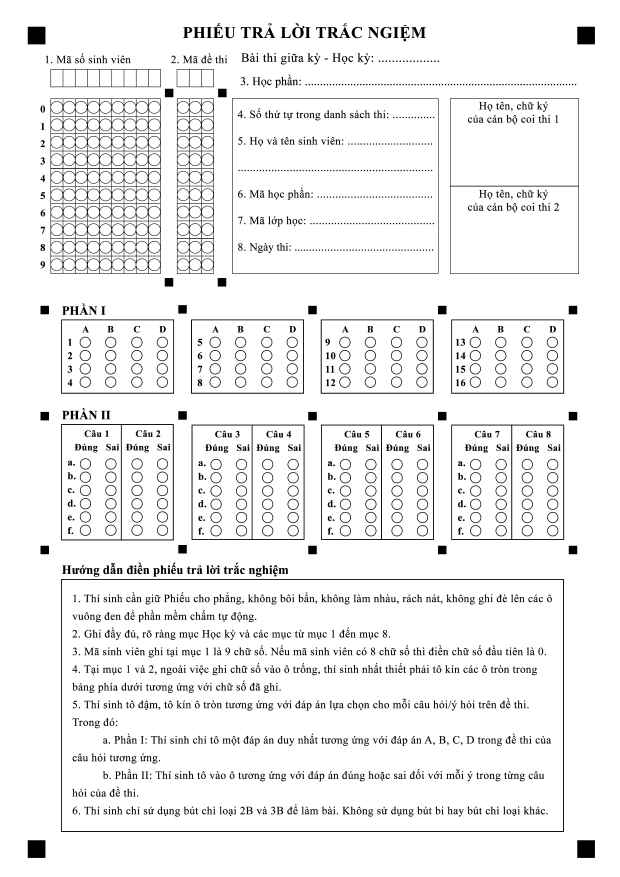
#> input picture ref_tmpl/reference.png, 2480 x 3508 px (shown at 1/4 size)
$ python align_and_split.py
#> lines starting #> are read from the running program, lines starting #| are printed output that depends on the picture; pictures that were not available may be replaced by others from this repository, and a replacement may not be noted
import cv2
import numpy as np
import os
import random


# Function to match keypoints using Lowe's ratio test
# [351 lines left out: functions loweMatch, alignImages, findSquares, findAllSquares, createImageVersions, splitImage, not called in this run]


# Main function
if __name__ == '__main__':
    # Read reference image and templates
    ref_img_path = "../ref_tmpl/reference.png"
    ref_img_gray = cv2.imread(ref_img_path, cv2.IMREAD_GRAYSCALE)
#> ref_img_gray is the input picture: shape (3508, 2480); min 0, max 255, mean 240.2
    ref_img_gray = cv2.resize(ref_img_gray, (2480, 3508))

    square_template_path = "../ref_tmpl/template.png"
    square_template_gray = cv2.imread(square_template_path, cv2.IMREAD_GRAYSCALE)
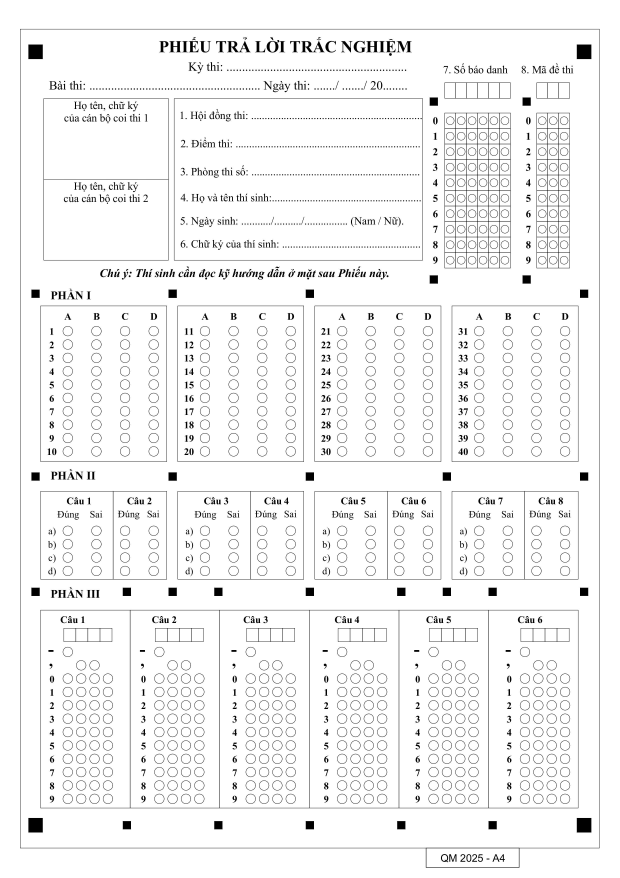
#> input picture ref_tmpl/QM-2025.jpg, 2480 x 3509 px, given in place of template.png, which was not available (shown at 1/4 size)
#> square_template_gray is the input picture: shape (3509, 2480); min 0, max 255, mean 243.6
    large_square_template_gray = cv2.resize(square_template_gray, (80, 80))
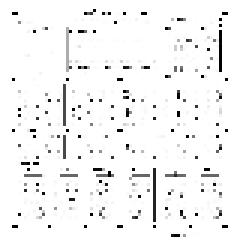
#> large_square_template_gray: shape (80, 80) (shown 3 times larger); min 0, max 255, mean 244.4
    small_square_template_gray = cv2.resize(square_template_gray, (40, 40))
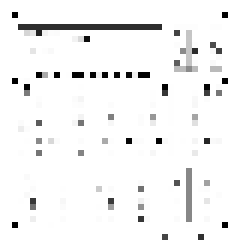
#> small_square_template_gray: shape (40, 40) (shown 6 times larger); min 0, max 255, mean 243.6

    # Read folders
    scan_images_folder_path = "../data/scan_images"

    align_images_folder_path = "../data/align_images"
    if not os.path.exists(align_images_folder_path):
        os.makedirs(align_images_folder_path)

    unlabel_metadata_folder_path = "../data/unlabel_metadata"
    if not os.path.exists(unlabel_metadata_folder_path):
        os.makedirs(unlabel_metadata_folder_path)

    unlabel_assignment_folder_path = "../data/unlabel_assignment"
    if not os.path.exists(unlabel_assignment_folder_path):
        os.makedirs(unlabel_assignment_folder_path)

    # Split images
    for image_file in os.listdir(scan_images_folder_path):
        if image_file == "page_013.png":
            image_path = os.path.join(scan_images_folder_path, image_file)
            image = cv2.imread(image_path)
            image = cv2.resize(image, (2480, 3508))
            splitImage(image)
            print(f"Image {image_file} split successfully.")
            print("=====================================\n")
